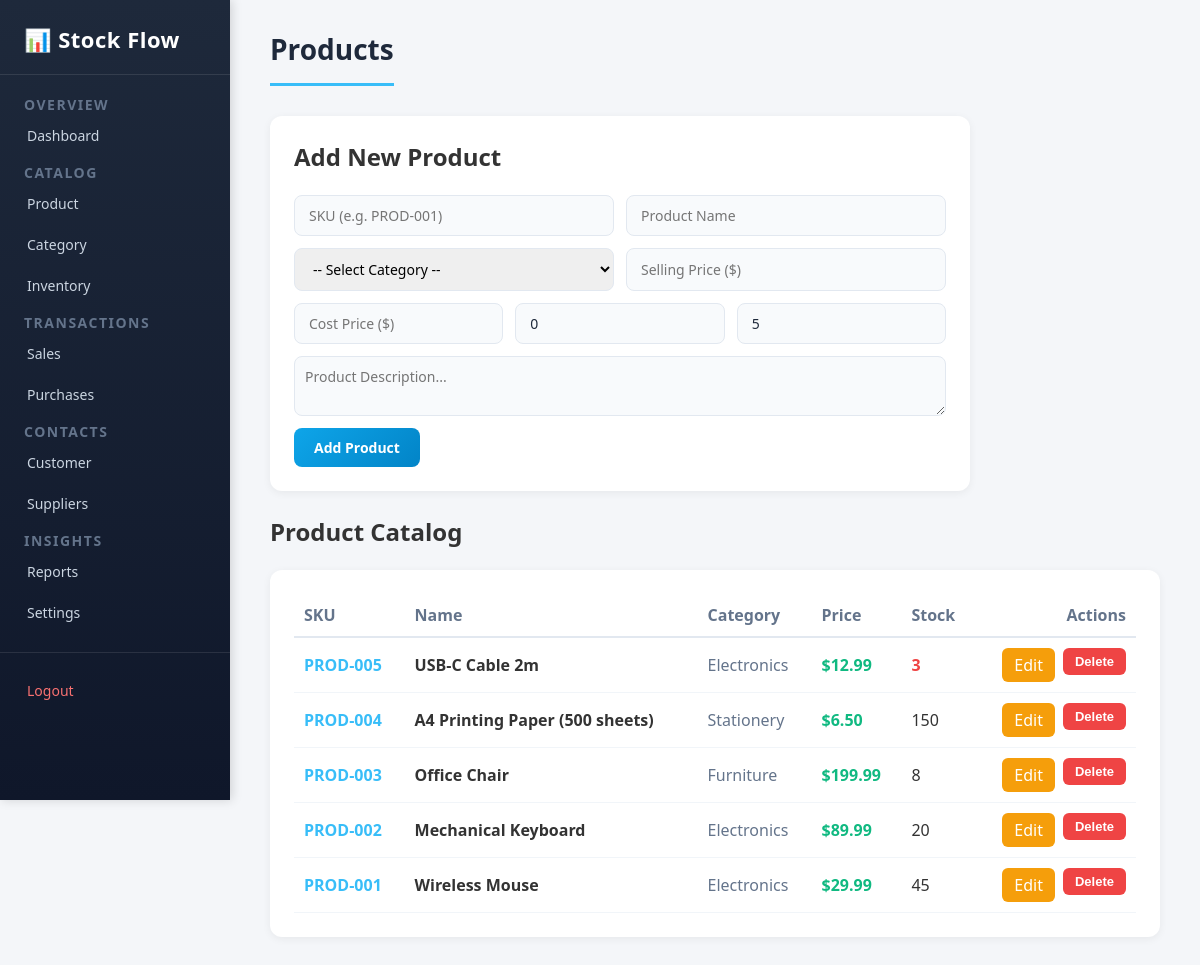
/pages/products.php (signed in), run on the app's committed database.
### tables this page shows
CREATE TABLE IF NOT EXISTS `products` (
    `id` INT AUTO_INCREMENT PRIMARY KEY,
    `sku` VARCHAR(50) NOT NULL UNIQUE,
    `name` VARCHAR(150) NOT NULL,
    `category_id` INT,
    `price` DECIMAL(10, 2) NOT NULL DEFAULT 0.00,
    `cost` DECIMAL(10, 2) NOT NULL DEFAULT 0.00,
    `quantity` INT NOT NULL DEFAULT 0,
    `min_stock` INT NOT NULL DEFAULT 5,
    `description` TEXT,
    FOREIGN KEY (`category_id`) REFERENCES `categories`(`id`) ON DELETE SET NULL
);

CREATE TABLE IF NOT EXISTS `categories` (
    `id` INT AUTO_INCREMENT PRIMARY KEY,
    `name` VARCHAR(100) NOT NULL UNIQUE,
    `description` TEXT
);

### pages/products.php (the view, shortened to what this page needs)
<?php
require_once __DIR__ . '/../includes/header.php';
$edit_product = null;
$products = [];
if ($pdo !== null) {
    $stmt = $pdo->query("SELECT p.*, c.name AS category_name FROM products p LEFT JOIN categories c ON p.category_id = c.id ORDER BY p.id DESC");
    $products = $stmt->fetchAll();
}
?>
<h1>Products</h1>
<div class="form-card" style="max-width: 700px;">
    <h2><?php echo $edit_product ? 'Edit Product' : 'Add New Product'; ?></h2>
    <br>
    <form method="POST" action="products.php" id="todoForm">
        <div style="display: grid; grid-template-columns: 1fr 1fr; gap: 12px;">
            <input type="text" name="sku" placeholder="SKU (e.g. PROD-001)" value="<?php echo htmlspecialchars($edit_product['sku'] ?? ''); ?>" required>
            <input type="text" name="name" placeholder="Product Name" value="<?php echo htmlspecialchars($edit_product['name'] ?? ''); ?>" required>
        </div>
        <div style="display: grid; grid-template-columns: 1fr 1fr; gap: 12px;">
            <select name="category_id" style="width: 100%; padding: 10px 14px; border-radius: 8px; border: 1.5px solid #e2e8f0; font-family: inherit; font-size: 14px;">
                <option value="">-- Select Category --</option>
            </select>
            <input type="number" step="0.01" name="price" placeholder="Selling Price ($)" value="<?php echo htmlspecialchars($edit_product['price'] ?? ''); ?>" required>
        </div>
        <div style="display: grid; grid-template-columns: 1fr 1fr 1fr; gap: 12px;">
            <input type="number" step="0.01" name="cost" placeholder="Cost Price ($)" value="<?php echo htmlspecialchars($edit_product['cost'] ?? ''); ?>">
            <input type="number" name="quantity" placeholder="Stock Qty" value="<?php echo htmlspecialchars($edit_product['quantity'] ?? '0'); ?>" required>
            <input type="number" name="min_stock" placeholder="Min Stock Alert" value="<?php echo htmlspecialchars($edit_product['min_stock'] ?? '5'); ?>" required>
        </div>
        <textarea name="description" placeholder="Product Description..." rows="2" style="width: 100%; padding: 10px; border-radius: 8px; border: 1.5px solid #e2e8f0; font-family: inherit;"><?php echo htmlspecialchars($edit_product['description'] ?? ''); ?></textarea>
        <div style="display: flex; gap: 10px;">
            <button type="submit" id="submit"><?php echo $edit_product ? 'Update Product' : 'Add Product'; ?></button>
        </div>
    </form>
</div>
<h2>Product Catalog</h2>
<br>
<div class="form-card" style="max-width: 100%;">
    <table style="width: 100%; border-collapse: collapse; text-align: left;">
        <thead>
            <tr style="border-bottom: 2px solid #e2e8f0; color: #64748b;">
                <th style="padding: 10px;">SKU</th>
                <th style="padding: 10px;">Name</th>
                <th style="padding: 10px;">Category</th>
                <th style="padding: 10px;">Price</th>
                <th style="padding: 10px;">Stock</th>
                <th style="padding: 10px; text-align: right;">Actions</th>
            </tr>
        </thead>
        <tbody>
            <?php if (empty($products)): ?>
                <tr>
                    <td colspan="6" style="padding: 15px; color: #64748b;">No products found in database. Add your first product above!</td>
                </tr>
            <?php else: ?>
                <?php foreach ($products as $prod): ?>
                    <tr style="border-bottom: 1px solid #f1f5f9;">
                        <td style="padding: 10px; font-weight: 600; color: #38bdf8;"><?php echo htmlspecialchars($prod['sku']); ?></td>
                        <td style="padding: 10px; font-weight: 600;"><?php echo htmlspecialchars($prod['name']); ?></td>
                        <td style="padding: 10px; color: #64748b;"><?php echo htmlspecialchars($prod['category_name'] ?? 'Uncategorized'); ?></td>
                        <td style="padding: 10px; color: #10b981; font-weight: 700;">$<?php echo number_format($prod['price'], 2); ?></td>
                        <td style="padding: 10px; <?php echo ($prod['quantity'] <= $prod['min_stock']) ? 'color: #ef4444; font-weight: 700;' : ''; ?>">
                            <?php echo $prod['quantity']; ?>
                        </td>
                        <td style="padding: 10px; text-align: right;">
                            <div class="btn" style="justify-content: flex-end;">
                                <a href="products.php?edit=<?php echo $prod['id']; ?>" class="update" style="padding: 6px 12px; border-radius: 6px; text-decoration: none; display: inline-block;">Edit</a>
                                <form method="POST" action="products.php" style="display: inline;" onsubmit="return confirm('Are you sure you want to delete this product?');">
                                    <button type="submit" class="delete">Delete</button>
                                </form>
                            </div>
                        </td>
                    </tr>
                <?php endforeach; ?>
            <?php endif; ?>
        </tbody>
    </table>
</div>
<?php require_once __DIR__ . '/../includes/footer.php'; ?>

### style/style.css (style rules this page uses)
* { margin: 0; padding: 0; box-sizing: border-box; }
body { font-family: 'Segoe UI', Tahoma, Geneva, Verdana, sans-serif; background-color: #f4f6f9; color: #333; min-height: 100vh; }
a { text-decoration: none; color: inherit; }
#rightsidebar > h1 { font-size: 28px; font-weight: 700; color: #1e293b; margin-bottom: 30px; padding-bottom: 15px; border-bottom: 3px solid #38bdf8; display: inline-block; }
.form-card { background: #ffffff; border-radius: 12px; padding: 24px; box-shadow: 0 2px 8px rgba(0, 0, 0, 0.06); margin-bottom: 24px; max-width: 600px; }
#todoForm { display: flex; flex-direction: column; gap: 12px; }
#todoForm input, #todoForm textarea { width: 100%; padding: 10px 14px; font-size: 14px; font-family: inherit; color: #1e293b; background: #f8fafc; border: 1.5px solid #e2e8f0; border-radius: 8px; outline: none; transition: border-color 0.2s ease; }
#submit { padding: 10px 20px; font-size: 14px; font-weight: 600; font-family: inherit; color: #ffffff; background: linear-gradient(135deg, #0ea5e9 0%, #0284c7 100%); border: none; border-radius: 8px; cursor: pointer; transition: transform 0.2s ease, box-shadow 0.2s ease; align-self: flex-start; }
.btn { display: flex; gap: 8px; }
.btn button { padding: 6px 12px; font-size: 13px; font-weight: 600; border: none; border-radius: 6px; cursor: pointer; transition: background 0.2s ease; }
.update { background-color: #f59e0b; color: #ffffff; }
.delete { background-color: #ef4444; color: #ffffff; }

### data on the page
products: sku "PROD-005", name "USB-C Cable 2m", category.name "Electronics", price "12.99", quantity "3"
products: sku "PROD-004", name "A4 Printing Paper (500 sheets)", category.name "Stationery", price "6.50", quantity "150"
products: sku "PROD-003", name "Office Chair", category.name "Furniture", price "199.99", quantity "8"
products: sku "PROD-002", name "Mechanical Keyboard", category.name "Electronics", price "89.99", quantity "20"
products: sku "PROD-001", name "Wireless Mouse", category.name "Electronics", price "29.99", quantity "45"
